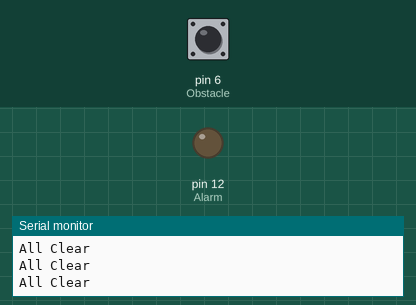
This sketch was run on a simulated Arduino Uno, built with avr-gcc and run on an emulated ATmega328P. On the bench: output pins drawn as LEDs (lit = HIGH), the last lines printed to the serial monitor. Dashed ring = blinking. Inputs (shaded band) come from the test bench; at power-on: pin 6 (Obstacle) HIGH.

Above: at 1.2 s.
1.3 s: pin 6 (Obstacle) driven LOW
At 2.1 s:
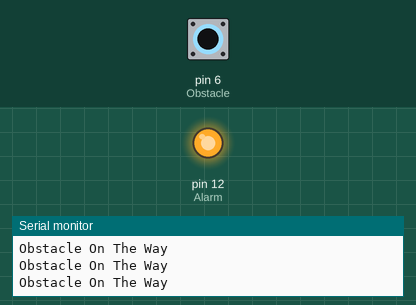
2.8 s: pin 6 (Obstacle) driven HIGH
At 3.1 s:
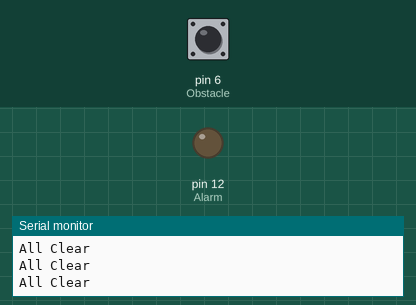
5.8 s: pin 6 (Obstacle) pulsed LOW 2 times (0.12 s each, 0.3 s apart)
At 5.89 s:
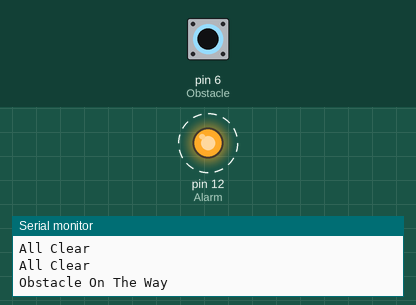
9.4 s: pin 6 (Obstacle) pulsed LOW 5 times (0.12 s each, 0.3 s apart)
At 11.8 s:
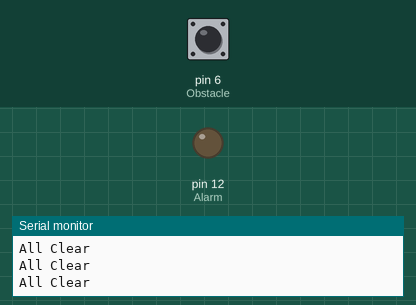
Timing chart, 0 to 13.3 s (numbered marks = the images above; inputs shaded):
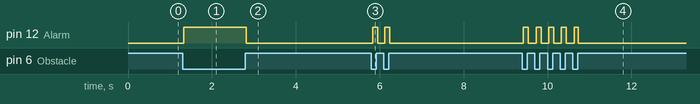

Measured:
- after the input at 1.3 s, pin 12 (Alarm): LOW → HIGH at once
- after the input at 2.8 s, pin 12 (Alarm): HIGH → LOW at once
- after the input at 5.8 s, pin 12 (Alarm): alternates HIGH for 0.12 s and LOW for 0.17 s, 4 changes in all, then stays LOW, starting at once
- after the input at 9.4 s, pin 12 (Alarm): alternates HIGH for 0.12 s and LOW for 0.18 s, 10 changes in all, then stays LOW, starting at once

The sketch:

IR_Sensor.ino
```cpp
#define Obstacle 6
#define Alarm 12

void setup()
{
  Serial.begin(9600);
  pinMode(Obstacle, INPUT);
   pinMode(Alarm, OUTPUT);
}

void loop()
{
  int detect = digitalRead(Obstacle);

  if(detect == LOW)
  {
    Serial.println("Obstacle On The Way");
    digitalWrite(Alarm, HIGH);
  }
  else
  {
    Serial.println("All Clear");
    digitalWrite(Alarm, LOW);
  }


}
```
